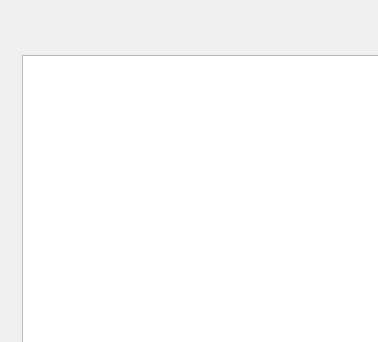
<?xml version='1.0' encoding='UTF-8'?> 
<ui version='4.0'>
 <class>Dialog</class>
 <widget class='QDialog' name='Dialog'>
      <property name='geometry'>
        <rect>
         <x>0</x>
         <y>0</y>
         <width>378</width>
         <height>342</height>
        </rect>
      </property>
  <property name='Getic: Beam Tree Compiler Options'>
   <string>Dialog</string>
  </property>
     <widget class='QPushButton' name='IDOK0'>
      <property name='geometry'>
        <rect>
         <x>670</x>
         <y>802</y>
         <width>125</width>
         <height>35</height>
        </rect>
      </property>
        <property name='text'>
         <string>OK</string>
        </property>
       </widget>
     <widget class='QPushButton' name='IDCANCEL1'>
      <property name='geometry'>
        <rect>
         <x>807</x>
         <y>802</y>
         <width>125</width>
         <height>35</height>
        </rect>
      </property>
        <property name='text'>
         <string>Cancel</string>
        </property>
       </widget>
<!-- UNKNOWN_CONTROLE  CTEXT QUAKE THERE IS NOTHING TO SET FOR QUAKE BSP ST_QUAKE 21 73 325 105 NOT WS_VISIBLE -->
     <widget class='QListWidget' name='LB_COPRP'>
      <property name='geometry'>
        <rect>
         <x>22</x>
         <y>55</y>
         <width>900</width>
         <height>712</height>
        </rect>
      </property>
       </widget>
      </widget>
   <resources/>
 <connections/>
</ui> 
